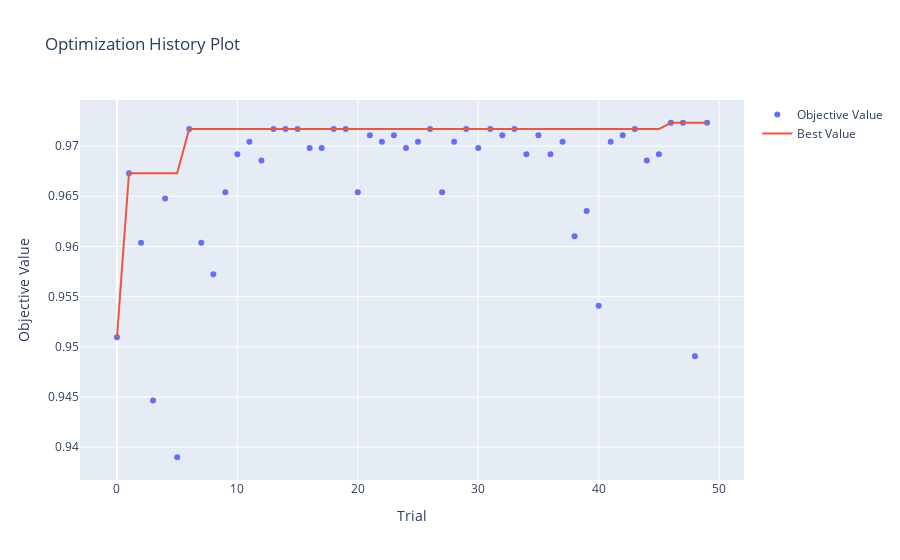
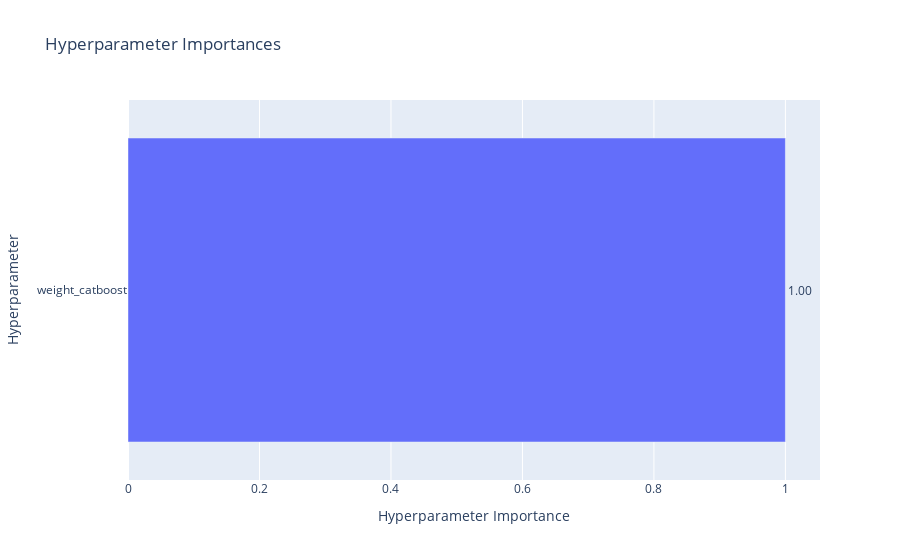

Notebook code cell kept with these figures, in order:
### Markdown cell above
Iterazione Metodo Brute Force per trovare i migliori pesi da dare al nostro modello per massimizzare la ROC Curve

### Code cell
def objective(trial):
    # Assuming X and y are your features and labels respectively
    X_train, X_test, y_train, y_test = train_test_split(X, y, test_size=0.2, random_state=1)
    XX = pd.get_dummies(pd.concat([X_train, X_test], sort=False))
    X_train, X_test = XX.loc[X_train.index], XX.loc[X_test.index]

    X_train = clean_feature_names(X_train)
    X_test = clean_feature_names(X_test)

    X_train, X_test = X_train.align(X_test, join='inner', axis=1)

    weight_catboost = trial.suggest_float('weight_catboost', 0, 1)
    weight_xgb = trial.suggest_float('weight_xgb', 0, 1 - weight_catboost)

    # Calculate weight for LightGBM as the remainder
    weight_lgbm = 1 - weight_catboost - weight_xgb

    kf = StratifiedKFold(n_splits=10, shuffle=True, random_state=42)
    scores = []

    for train_index, val_index in kf.split(X_train, y_train):
        X_fold_train, X_fold_val = X_train.iloc[train_index], X_train.iloc[val_index]
        y_fold_train, y_fold_val = y_train.iloc[train_index], y_train.iloc[val_index]

        catboost_predictions = best_catboost_classifier.predict_proba(X_fold_val)[:, 1]
        xgb_predictions = best_xgb_classifier.predict_proba(X_fold_val)[:, 1]
        lgbm_predictions = best_lgb_classifier.predict_proba(X_fold_val)[:, 1]
        ensemble_predictions = (weight_catboost * catboost_predictions) + (weight_xgb * xgb_predictions) + (weight_lgbm * lgbm_predictions)

        top_indices = np.argsort(ensemble_predictions)[-5000:]  
        top_positives = y_fold_val.iloc[top_indices].sum() 
        total_positives = y_fold_val.sum() 
        scores.append(top_positives / total_positives if total_positives > 0 else 0)  

    return np.mean(scores)

sampler = optuna.samplers.TPESampler(seed=42)
study = optuna.create_study(direction='maximize', sampler=sampler)
study.optimize(objective, n_trials=50)

best_params = study.best_params
best_score = study.best_value

print("Best Hyperparameters:", best_params)
print("Best Score for Top 50,000:", best_score)


history_plot = vis.plot_optimization_history(study)
history_plot.show()

importance_plot = vis.plot_param_importances(study)
importance_plot.show()

slice_plot = vis.plot_slice(study)
slice_plot.show()

### Figure 1 — Plotly figure (JSON) as saved in the notebook; plotly's stock layout.template omitted (floating-point values rounded to 4 significant figures)
{"data": [{"mode": "markers", "name": "Objective Value", "type": "scatter", "x": [0, 1, 2, 3, 4, 5, 6, 7, 8, 9, 10, 11, 12, 13, 14, 15, 16, 17, 18, 19, 20, 21, 22, 23, 24, 25, 26, 27, 28, 29, 30, 31, 32, 33, 34, 35, 36, 37, 38, 39, 40, 41, 42, 43, 44, 45, 46, 47, 48, 49], "y": [0.9509, 0.9673, 0.9604, 0.9447, 0.9648, 0.939, 0.9717, 0.9604, 0.9572, 0.9654, 0.9692, 0.9704, 0.9686, 0.9717, 0.9717, 0.9717, 0.9698, 0.9698, 0.9717, 0.9717, 0.9654, 0.9711, 0.9704, 0.9711, 0.9698, 0.9704, 0.9717, 0.9654, 0.9704, 0.9717, 0.9698, 0.9717, 0.9711, 0.9717, 0.9692, 0.9711, 0.9692, 0.9704, 0.961, 0.9635, 0.9541, 0.9704, 0.9711, 0.9717, 0.9686, 0.9692, 0.9723, 0.9723, 0.9491, 0.9723]}, {"mode": "lines", "name": "Best Value", "type": "scatter", "x": [0, 1, 2, 3, 4, 5, 6, 7, 8, 9, 10, 11, 12, 13, 14, 15, 16, 17, 18, 19, 20, 21, 22, 23, 24, 25, 26, 27, 28, 29, 30, 31, 32, 33, 34, 35, 36, 37, 38, 39, 40, 41, 42, 43, 44, 45, 46, 47, 48, 49], "y": [0.9509, 0.9673, 0.9673, 0.9673, 0.9673, 0.9673, 0.9717, 0.9717, 0.9717, 0.9717, 0.9717, 0.9717, 0.9717, 0.9717, 0.9717, 0.9717, 0.9717, 0.9717, 0.9717, 0.9717, 0.9717, 0.9717, 0.9717, 0.9717, 0.9717, 0.9717, 0.9717, 0.9717, 0.9717, 0.9717, 0.9717, 0.9717, 0.9717, 0.9717, 0.9717, 0.9717, 0.9717, 0.9717, 0.9717, 0.9717, 0.9717, 0.9717, 0.9717, 0.9717, 0.9717, 0.9717, 0.9723, 0.9723, 0.9723, 0.9723]}, {"marker": {"color": "#cccccc"}, "mode": "markers", "name": "Infeasible Trial", "showlegend": false, "type": "scatter", "x": [], "y": []}], "layout": {"title": {"text": "Optimization History Plot"}, "xaxis": {"title": {"text": "Trial"}}, "yaxis": {"title": {"text": "Objective Value"}}}}

### Figure 2 — Plotly figure (JSON) as saved in the notebook; plotly's stock layout.template omitted (floating-point values rounded to 4 significant figures)
{"data": [{"cliponaxis": false, "hovertemplate": ["weight_catboost (FloatDistribution): 1.0<extra></extra>"], "name": "Objective Value", "orientation": "h", "text": ["1.00"], "textposition": "outside", "type": "bar", "x": [1], "y": ["weight_catboost"]}], "layout": {"title": {"text": "Hyperparameter Importances"}, "xaxis": {"title": {"text": "Hyperparameter Importance"}}, "yaxis": {"title": {"text": "Hyperparameter"}}}}
